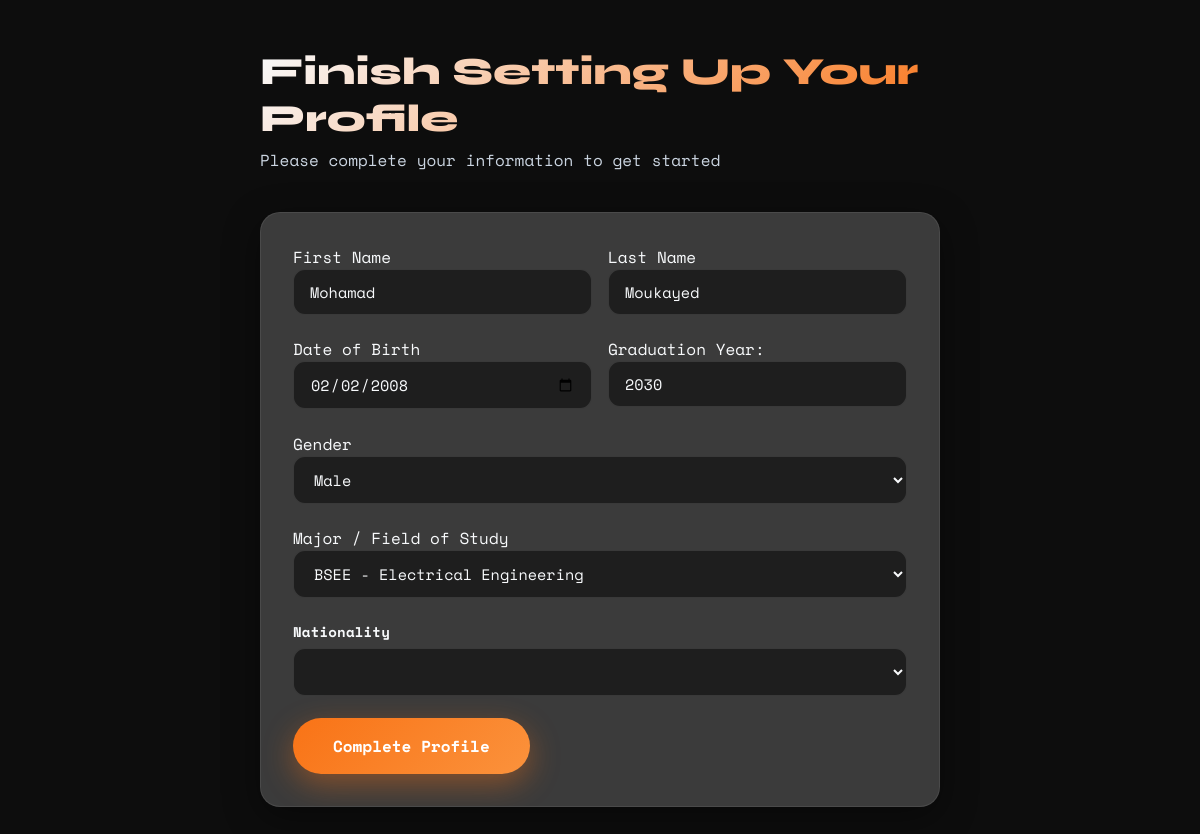
The app's page /finish-profile/ (signed in) with its own data.
### accounts/models.py (models this page shows, shortened)
class Member(AbstractBaseUser, PermissionsMixin):
    first_name = models.CharField()
    last_name = models.CharField()
    email = models.EmailField(unique=True)
    major = models.ForeignKey(Major, on_delete=models.CASCADE, blank=True, null=True)
    gender = models.CharField("Gender", blank=True, null=True, choices=[("M","Male"),("F","Female"),("O","Other")])
    date_of_birth = models.DateField("Date Of Birth (YYYY-MM-DD)", blank=True, null=True)
    graduation_year = models.CharField(blank=True, null=True)
    nationality = CountryField(blank=True, null=True)
    is_staff = models.BooleanField(default=False)
    is_active = models.BooleanField(default=True)
    date_joined = models.DateTimeField("date joined", default=timezone.now)
    objects = MemberManager()
    USERNAME_FIELD = "email"
    REQUIRED_FIELDS = ["first_name","last_name","date_of_birth","gender"]

class Major(models.Model):
    code = models.CharField()
    name = models.CharField()
    def __str__(self) -> str:
        return self.code + " - " + self.name

### website/views.py (the view, shortened to what this page needs)
# urls.py: path("finish-profile/", views.finish_profile, name="finish_profile"),
@login_required(login_url="/")
@require_http_methods(["GET", "POST"])
def finish_profile(request):
    user = request.user
    majors = Major.objects.all()
    return render(request, "../templates/finish-profile.html", {
        "user": user,
        "majors": Major.objects.all(),
        "nationalities": countries,
    })

### website/context_processors.py (called while the page is built)
def prereqData(request):
    social_en = False
    if SocialAccountModels.SocialApp.objects.count() > 0:
        social_en = True
    return {
        "majors":        Major.objects.all().order_by("name"),
        "nationalities": list(countries),
        "now":           timezone.now(),   # handy for footer copyright year etc.
        "socials_enabled": social_en,
    }

### templates/finish-profile.html (shortened to what this page needs)
{% load static %}
<!DOCTYPE html>
<html lang="en" data-theme="dark">
<head>
    <link rel="stylesheet" href="{% static 'styles.css' %}">
    <link rel="stylesheet" href="{% static 'app-styles.css' %}">
</head>
<body>
    <div class="dashboard-content" style="max-width: 800px;">
        <div class="dashboard-welcome">
            <h1>Finish Setting Up Your Profile</h1>
            <p>Please complete your information to get started</p>
        </div>
        <div class="dashboard-card fade-in visible">
            <form method="POST">
                <div style="display: grid; grid-template-columns: repeat(2, 1fr); gap: 1rem;">
                    <div class="form-group">
                        <label for="first_name">First Name</label>
                        <input type="text" class="form-input" id="first_name"
                               value="{{ request.user.first_name }}"
                               required>
                    </div>
                    <div class="form-group">
                        <label for="last_name">Last Name</label>
                        <input type="text" class="form-input" name="last_name" id="last_name"
                               value="{{ request.user.last_name }}"
                               required>
                    </div>
                </div>
                <div style="display: grid; grid-template-columns: repeat(2, 1fr); gap: 1rem;">
                    <div class="form-group">
                        <label for="dob">Date of Birth</label>
                        <input type="date" class="form-input" name="dob" id="dob"
                               value="{{ request.user.date_of_birth|date:'Y-m-d' }}"
                               required>
                    </div>
                    <div class="form-group">
                        <label for="graduation_year">Graduation Year:</label>
                        <input type="number" class="form-input" name="graduation_year" id="graduation_year"
                               value="{{ request.user.graduation_year }}" min="2024" max="2035"
                               required>
                    </div>
                </div>
                <div class="form-group">
                    <label for="gender">Gender</label>
                    <select name="gender" class="form-select" id="gender" required>
                        <option value="M" {% if request.user.gender == "M" %}selected{% endif %}>Male</option>
                    </select>
                </div>
                <div class="form-group">
                    <label for="major">Major / Field of Study</label>
                    <select name="field_of_study" class="form-select" id="major" required>
                        {% for major in majors %}
                            <option value="{{ major.pk }}"
                                    {% if request.user.major and request.user.major.pk == major.pk %}selected{% endif %}>{{ major }}</option>
                        {% endfor %}
                    </select>
                </div>
                <div class="form-group">
                    <label for="nationality" class="form-label">Nationality</label>
                    <select name="nationality" id="nationality" class="form-select" required>
                    </select>
                </div>
                <button type="submit" class="btn">Complete Profile</button>
            </form>
        </div>
    </div>
</body>
</html>

### static/styles.css (style rules this page uses)
:root { --bg-primary: #ffffff; --bg-secondary: #f8fafc; --bg-dark: #f1f5f9; --text-primary: #0f172a; --text-secondary: #475569; --text-link: #1666d6; --accent: #f97316; --accent-light: #fb923c; --accent-glow: rgba(249, 115, 22, 0.3); --card-bg: #ffffff; --navbar-bg: rgba(255, 255, 255, 0.85); --shadow: rgba(15, 23, 42, 0.1); --neural-line: rgba(15, 23, 42, 0.08); --neural-node: rgba(249, 115, 22, 0.6); --input-bg: #f8fafc; --input-border: #e2e8f0; --popup-bg: #ffffff; }
[data-theme="dark"] { --bg-primary: #0d0d0d; --bg-secondary: #0d0d0d; --bg-dark: #3b3b3b; --text-primary: #f8fafc; --text-secondary: #cbd5e1; --accent: #f97316; --accent-light: #fb923c; --accent-glow: rgba(249, 115, 22, 0.4); --card-bg: #3b3b3b; --navbar-bg: #181818; --shadow: rgba(0, 0, 0, 0.4); --neural-line: rgba(248, 250, 252, 0.08); --neural-node: rgba(249, 115, 22, 0.8); --input-bg: #1e1e1e; --input-border: rgba(255, 255, 255, 0.12); --popup-bg: #1a1a1a; }
*, *::before, *::after { margin: 0; padding: 0; box-sizing: border-box; }
html { scroll-behavior: smooth; }
body { font-family: "Space Mono", monospace; background: var(--bg-primary); color: var(--text-primary); transition: background-color 0.5s ease, color 0.5s ease; overflow-x: hidden; }
.btn { position: relative; display: inline-flex; padding: 16px 40px; background: linear-gradient(135deg, var(--accent), var(--accent-light)); color: white; border: none; text-decoration: none; border-radius: 50px; font-family: "Space Mono", monospace; font-weight: 700; font-size: 1rem; overflow: hidden; transition: all 0.4s ease; box-shadow: 0 10px 30px var(--accent-glow); opacity: 0; cursor: pointer; animation: fadeIn 0s ease-out 0s forwards; justify-content: center; align-items: center; }
.fade-in { opacity: 0; transform: translateY(40px); transition: opacity 0.7s ease, transform 0.7s ease; }
.fade-in.visible { opacity: 1; transform: translateY(0); }

### static/app-styles.css (style rules this page uses)
.dashboard-content { padding: 3rem 5%; max-width: 1400px; margin: 0 auto; }
.dashboard-welcome { margin-bottom: 2.5rem; animation: fadeInUp 0.5s ease-out; }
.dashboard-welcome h1 { font-family: "Syne", sans-serif; font-size: 2.4rem; font-weight: 800; margin-bottom: 6px; background: linear-gradient(135deg, var(--text-primary), var(--accent)); -webkit-background-clip: text; -webkit-text-fill-color: transparent; background-clip: text; }
.dashboard-welcome p { color: var(--text-secondary); font-size: 1rem; }
.dashboard-card { background: var(--card-bg); border: 1px solid var(--neural-line); border-radius: 20px; padding: 2rem; box-shadow: 0 10px 36px var(--shadow); transition: transform 0.25s, box-shadow 0.25s, border-color 0.25s; position: relative; overflow: hidden; }
.dashboard-card::before { content: ''; position: absolute; top: 0; left: 0; right: 0; height: 3px; background: linear-gradient(90deg, var(--accent), var(--accent-light)); transform: scaleX(0); transform-origin: left; transition: transform 0.3s; }
.form-group { margin-bottom: 1.4rem; }
.form-label { display: block; font-weight: 600; margin-bottom: 6px; color: var(--text-primary); font-size: 0.88rem; letter-spacing: 0.2px; }
.form-input, .form-select { width: 100%; padding: 11px 16px; background: var(--input-bg); border: 1.5px solid var(--input-border); border-radius: 12px; font-family: "Space Mono", monospace; font-size: 0.95rem; color: var(--text-primary); transition: border-color 0.2s, box-shadow 0.2s; outline: none; }
.form-input::placeholder { color: var(--text-secondary); opacity: 0.6; }

### records on screen
Member: user.first_name "Mohamad", last_name "Moukayed", dob "02/02/2008", graduation_year "2030", gender "Male", field_of_study "BSEE - Electrical Engineering"
